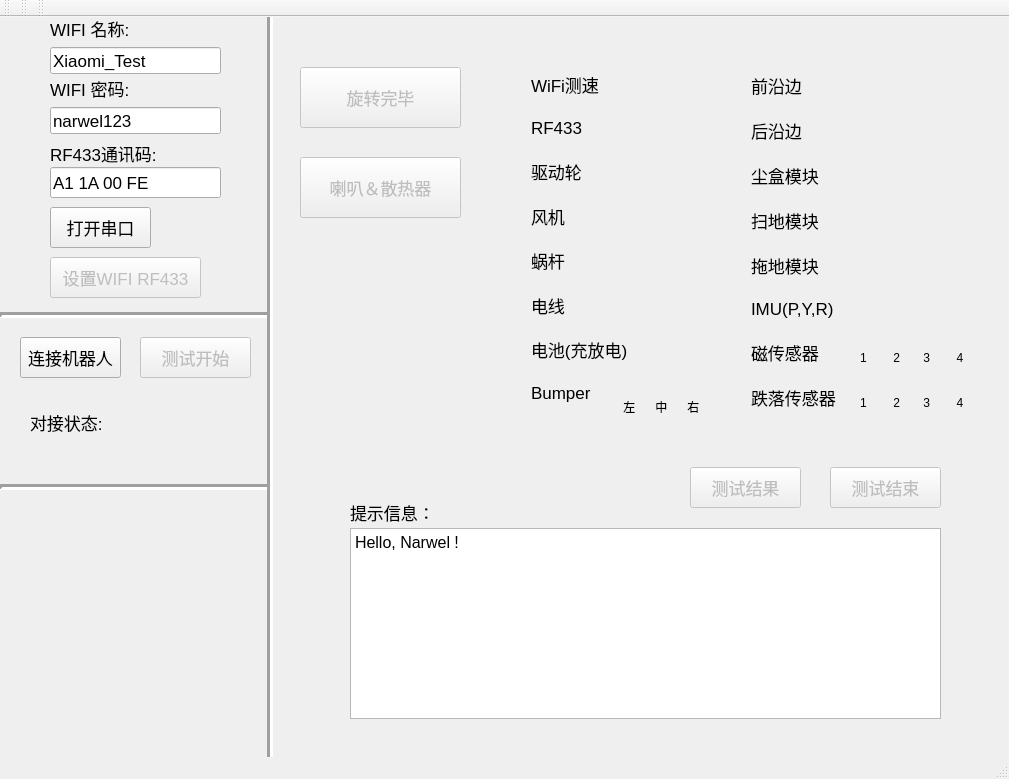
<?xml version="1.0" encoding="UTF-8"?>
<ui version="4.0">
 <class>MainWindow</class>
 <widget class="QMainWindow" name="MainWindow">
  <property name="enabled">
   <bool>true</bool>
  </property>
  <property name="geometry">
   <rect>
    <x>0</x>
    <y>0</y>
    <width>1009</width>
    <height>779</height>
   </rect>
  </property>
  <property name="mouseTracking">
   <bool>false</bool>
  </property>
  <property name="windowTitle">
   <string>MainWindow</string>
  </property>
  <widget class="QWidget" name="centralWidget">
   <property name="enabled">
    <bool>true</bool>
   </property>
   <widget class="QPushButton" name="pushButton_wifi_config">
    <property name="enabled">
     <bool>false</bool>
    </property>
    <property name="geometry">
     <rect>
      <x>50</x>
      <y>240</y>
      <width>151</width>
      <height>41</height>
     </rect>
    </property>
    <property name="font">
     <font>
      <pointsize>13</pointsize>
     </font>
    </property>
    <property name="text">
     <string>设置WIFI RF433</string>
    </property>
   </widget>
   <widget class="QLabel" name="label_connect_status">
    <property name="geometry">
     <rect>
      <x>30</x>
      <y>390</y>
      <width>71</width>
      <height>31</height>
     </rect>
    </property>
    <property name="font">
     <font>
      <pointsize>13</pointsize>
     </font>
    </property>
    <property name="text">
     <string>对接状态:</string>
    </property>
   </widget>
   <widget class="QPushButton" name="pushButton_connect_robot">
    <property name="geometry">
     <rect>
      <x>20</x>
      <y>320</y>
      <width>101</width>
      <height>41</height>
     </rect>
    </property>
    <property name="font">
     <font>
      <pointsize>13</pointsize>
     </font>
    </property>
    <property name="text">
     <string>连接机器人</string>
    </property>
   </widget>
   <widget class="Line" name="line">
    <property name="geometry">
     <rect>
      <x>0</x>
      <y>290</y>
      <width>271</width>
      <height>16</height>
     </rect>
    </property>
    <property name="lineWidth">
     <number>3</number>
    </property>
    <property name="orientation">
     <enum>Qt::Horizontal</enum>
    </property>
   </widget>
   <widget class="Line" name="line_2">
    <property name="geometry">
     <rect>
      <x>0</x>
      <y>460</y>
      <width>271</width>
      <height>20</height>
     </rect>
    </property>
    <property name="lineWidth">
     <number>3</number>
    </property>
    <property name="orientation">
     <enum>Qt::Horizontal</enum>
    </property>
   </widget>
   <widget class="QPushButton" name="pushButton_Open_Port">
    <property name="geometry">
     <rect>
      <x>50</x>
      <y>190</y>
      <width>101</width>
      <height>41</height>
     </rect>
    </property>
    <property name="font">
     <font>
      <pointsize>13</pointsize>
     </font>
    </property>
    <property name="text">
     <string>打开串口</string>
    </property>
    <property name="checkable">
     <bool>true</bool>
    </property>
   </widget>
   <widget class="QPushButton" name="pushButton_result">
    <property name="enabled">
     <bool>false</bool>
    </property>
    <property name="geometry">
     <rect>
      <x>690</x>
      <y>450</y>
      <width>111</width>
      <height>41</height>
     </rect>
    </property>
    <property name="font">
     <font>
      <pointsize>13</pointsize>
     </font>
    </property>
    <property name="text">
     <string>测试结果</string>
    </property>
   </widget>
   <widget class="QLabel" name="label_ap">
    <property name="geometry">
     <rect>
      <x>50</x>
      <y>0</y>
      <width>81</width>
      <height>23</height>
     </rect>
    </property>
    <property name="font">
     <font>
      <pointsize>13</pointsize>
     </font>
    </property>
    <property name="text">
     <string>WIFI 名称:</string>
    </property>
   </widget>
   <widget class="QLineEdit" name="lineEdit_AP">
    <property name="geometry">
     <rect>
      <x>50</x>
      <y>30</y>
      <width>171</width>
      <height>27</height>
     </rect>
    </property>
    <property name="font">
     <font>
      <pointsize>13</pointsize>
     </font>
    </property>
    <property name="text">
     <string>Xiaomi_Test</string>
    </property>
   </widget>
   <widget class="QLabel" name="label_pwd">
    <property name="geometry">
     <rect>
      <x>50</x>
      <y>60</y>
      <width>91</width>
      <height>23</height>
     </rect>
    </property>
    <property name="font">
     <font>
      <pointsize>13</pointsize>
     </font>
    </property>
    <property name="text">
     <string>WIFI 密码:</string>
    </property>
   </widget>
   <widget class="QLineEdit" name="lineEdit_PWD">
    <property name="geometry">
     <rect>
      <x>50</x>
      <y>90</y>
      <width>171</width>
      <height>27</height>
     </rect>
    </property>
    <property name="font">
     <font>
      <pointsize>13</pointsize>
     </font>
    </property>
    <property name="text">
     <string>narwel123</string>
    </property>
   </widget>
   <widget class="QLineEdit" name="lineEdit_rf433">
    <property name="geometry">
     <rect>
      <x>50</x>
      <y>150</y>
      <width>171</width>
      <height>31</height>
     </rect>
    </property>
    <property name="font">
     <font>
      <pointsize>13</pointsize>
     </font>
    </property>
    <property name="layoutDirection">
     <enum>Qt::LeftToRight</enum>
    </property>
    <property name="inputMask">
     <string>HH HH HH HH</string>
    </property>
    <property name="text">
     <string>A1 1A 00 FE</string>
    </property>
    <property name="cursorPosition">
     <number>11</number>
    </property>
   </widget>
   <widget class="QLabel" name="label_num">
    <property name="geometry">
     <rect>
      <x>50</x>
      <y>126</y>
      <width>111</width>
      <height>21</height>
     </rect>
    </property>
    <property name="font">
     <font>
      <pointsize>13</pointsize>
     </font>
    </property>
    <property name="text">
     <string>RF433通讯码:</string>
    </property>
   </widget>
   <widget class="QPushButton" name="pushButton_end">
    <property name="enabled">
     <bool>false</bool>
    </property>
    <property name="geometry">
     <rect>
      <x>830</x>
      <y>450</y>
      <width>111</width>
      <height>41</height>
     </rect>
    </property>
    <property name="font">
     <font>
      <pointsize>13</pointsize>
     </font>
    </property>
    <property name="text">
     <string>测试结束</string>
    </property>
   </widget>
   <widget class="QPushButton" name="pushButton_test_start">
    <property name="enabled">
     <bool>false</bool>
    </property>
    <property name="geometry">
     <rect>
      <x>140</x>
      <y>320</y>
      <width>111</width>
      <height>41</height>
     </rect>
    </property>
    <property name="font">
     <font>
      <pointsize>13</pointsize>
     </font>
    </property>
    <property name="text">
     <string>测试开始</string>
    </property>
   </widget>
   <widget class="QPushButton" name="pushButton_speaker">
    <property name="enabled">
     <bool>false</bool>
    </property>
    <property name="geometry">
     <rect>
      <x>300</x>
      <y>140</y>
      <width>161</width>
      <height>61</height>
     </rect>
    </property>
    <property name="font">
     <font>
      <pointsize>13</pointsize>
     </font>
    </property>
    <property name="text">
     <string>喇叭＆散热器</string>
    </property>
   </widget>
   <widget class="QTextBrowser" name="textBrowser_contant">
    <property name="geometry">
     <rect>
      <x>350</x>
      <y>511</y>
      <width>591</width>
      <height>191</height>
     </rect>
    </property>
    <property name="font">
     <font>
      <pointsize>13</pointsize>
     </font>
    </property>
    <property name="html">
     <string>&lt;!DOCTYPE HTML PUBLIC &quot;-//W3C//DTD HTML 4.0//EN&quot; &quot;http://www.w3.org/TR/REC-html40/strict.dtd&quot;&gt;
&lt;html&gt;&lt;head&gt;&lt;meta name=&quot;qrichtext&quot; content=&quot;1&quot; /&gt;&lt;style type=&quot;text/css&quot;&gt;
p, li { white-space: pre-wrap; }
&lt;/style&gt;&lt;/head&gt;&lt;body style=&quot; font-family:'Ubuntu'; font-size:13pt; font-weight:400; font-style:normal;&quot;&gt;
&lt;p style=&quot; margin-top:0px; margin-bottom:0px; margin-left:0px; margin-right:0px; -qt-block-indent:0; text-indent:0px;&quot;&gt;&lt;span style=&quot; font-size:12pt;&quot;&gt;Hello, Narwel !&lt;/span&gt;&lt;/p&gt;&lt;/body&gt;&lt;/html&gt;</string>
    </property>
   </widget>
   <widget class="QWidget" name="layoutWidget">
    <property name="geometry">
     <rect>
      <x>740</x>
      <y>46</y>
      <width>111</width>
      <height>357</height>
     </rect>
    </property>
    <layout class="QVBoxLayout" name="verticalLayout">
     <property name="spacing">
      <number>22</number>
     </property>
     <item>
      <widget class="QLabel" name="label_tof_front">
       <property name="font">
        <font>
         <pointsize>13</pointsize>
         <weight>50</weight>
         <italic>false</italic>
         <bold>false</bold>
        </font>
       </property>
       <property name="text">
        <string>前沿边</string>
       </property>
      </widget>
     </item>
     <item>
      <widget class="QLabel" name="label_tof_behind">
       <property name="font">
        <font>
         <pointsize>13</pointsize>
         <weight>50</weight>
         <italic>false</italic>
         <bold>false</bold>
        </font>
       </property>
       <property name="text">
        <string>后沿边</string>
       </property>
      </widget>
     </item>
     <item>
      <widget class="QLabel" name="label_box">
       <property name="font">
        <font>
         <pointsize>13</pointsize>
         <weight>50</weight>
         <italic>false</italic>
         <bold>false</bold>
        </font>
       </property>
       <property name="text">
        <string>尘盒模块</string>
       </property>
      </widget>
     </item>
     <item>
      <widget class="QLabel" name="label_sweep">
       <property name="font">
        <font>
         <pointsize>13</pointsize>
         <weight>50</weight>
         <italic>false</italic>
         <bold>false</bold>
        </font>
       </property>
       <property name="text">
        <string>扫地模块</string>
       </property>
      </widget>
     </item>
     <item>
      <widget class="QLabel" name="label_mop">
       <property name="font">
        <font>
         <pointsize>13</pointsize>
         <weight>50</weight>
         <italic>false</italic>
         <bold>false</bold>
        </font>
       </property>
       <property name="text">
        <string>拖地模块</string>
       </property>
      </widget>
     </item>
     <item>
      <widget class="QLabel" name="label_imu">
       <property name="font">
        <font>
         <pointsize>13</pointsize>
         <weight>50</weight>
         <italic>false</italic>
         <bold>false</bold>
        </font>
       </property>
       <property name="text">
        <string>IMU(P,Y,R)</string>
       </property>
      </widget>
     </item>
     <item>
      <widget class="QLabel" name="label_magnetic">
       <property name="font">
        <font>
         <pointsize>13</pointsize>
         <weight>50</weight>
         <italic>false</italic>
         <bold>false</bold>
        </font>
       </property>
       <property name="text">
        <string>磁传感器</string>
       </property>
      </widget>
     </item>
     <item>
      <widget class="QLabel" name="label_cliff">
       <property name="font">
        <font>
         <pointsize>13</pointsize>
         <weight>50</weight>
         <italic>false</italic>
         <bold>false</bold>
        </font>
       </property>
       <property name="text">
        <string>跌落传感器</string>
       </property>
      </widget>
     </item>
    </layout>
   </widget>
   <widget class="QWidget" name="layoutWidget">
    <property name="geometry">
     <rect>
      <x>520</x>
      <y>45</y>
      <width>121</width>
      <height>351</height>
     </rect>
    </property>
    <layout class="QVBoxLayout" name="verticalLayout_2">
     <property name="spacing">
      <number>22</number>
     </property>
     <item>
      <widget class="QLabel" name="label_wifi">
       <property name="font">
        <font>
         <pointsize>13</pointsize>
         <weight>50</weight>
         <italic>false</italic>
         <bold>false</bold>
        </font>
       </property>
       <property name="text">
        <string>WiFi测速</string>
       </property>
      </widget>
     </item>
     <item>
      <widget class="QLabel" name="label_rf433">
       <property name="font">
        <font>
         <pointsize>13</pointsize>
         <weight>50</weight>
         <italic>false</italic>
         <bold>false</bold>
        </font>
       </property>
       <property name="text">
        <string>RF433</string>
       </property>
      </widget>
     </item>
     <item>
      <widget class="QLabel" name="label_wheel">
       <property name="font">
        <font>
         <pointsize>13</pointsize>
         <weight>50</weight>
         <italic>false</italic>
         <bold>false</bold>
        </font>
       </property>
       <property name="text">
        <string>驱动轮</string>
       </property>
      </widget>
     </item>
     <item>
      <widget class="QLabel" name="label_fan">
       <property name="font">
        <font>
         <pointsize>13</pointsize>
         <weight>50</weight>
         <italic>false</italic>
         <bold>false</bold>
        </font>
       </property>
       <property name="text">
        <string>风机</string>
       </property>
      </widget>
     </item>
     <item>
      <widget class="QLabel" name="label_worm">
       <property name="font">
        <font>
         <pointsize>13</pointsize>
         <weight>50</weight>
         <italic>false</italic>
         <bold>false</bold>
        </font>
       </property>
       <property name="text">
        <string>蜗杆</string>
       </property>
      </widget>
     </item>
     <item>
      <widget class="QLabel" name="label_wire">
       <property name="font">
        <font>
         <pointsize>13</pointsize>
         <weight>50</weight>
         <italic>false</italic>
         <bold>false</bold>
        </font>
       </property>
       <property name="text">
        <string>电线</string>
       </property>
      </widget>
     </item>
     <item>
      <widget class="QLabel" name="label_batt">
       <property name="font">
        <font>
         <pointsize>13</pointsize>
         <weight>50</weight>
         <italic>false</italic>
         <bold>false</bold>
        </font>
       </property>
       <property name="text">
        <string>电池(充放电)</string>
       </property>
      </widget>
     </item>
     <item>
      <widget class="QLabel" name="label_bumper">
       <property name="font">
        <font>
         <pointsize>13</pointsize>
        </font>
       </property>
       <property name="text">
        <string>Bumper</string>
       </property>
      </widget>
     </item>
    </layout>
   </widget>
   <widget class="QLabel" name="label_contant">
    <property name="geometry">
     <rect>
      <x>350</x>
      <y>480</y>
      <width>111</width>
      <height>31</height>
     </rect>
    </property>
    <property name="font">
     <font>
      <pointsize>13</pointsize>
     </font>
    </property>
    <property name="text">
     <string>提示信息：</string>
    </property>
   </widget>
   <widget class="Line" name="line_3">
    <property name="geometry">
     <rect>
      <x>260</x>
      <y>-40</y>
      <width>20</width>
      <height>941</height>
     </rect>
    </property>
    <property name="font">
     <font>
      <weight>50</weight>
      <bold>false</bold>
     </font>
    </property>
    <property name="lineWidth">
     <number>3</number>
    </property>
    <property name="orientation">
     <enum>Qt::Vertical</enum>
    </property>
   </widget>
   <widget class="QPushButton" name="pushButton_finish_spin">
    <property name="enabled">
     <bool>false</bool>
    </property>
    <property name="geometry">
     <rect>
      <x>300</x>
      <y>50</y>
      <width>161</width>
      <height>61</height>
     </rect>
    </property>
    <property name="font">
     <font>
      <pointsize>13</pointsize>
     </font>
    </property>
    <property name="text">
     <string>旋转完毕</string>
    </property>
   </widget>
   <widget class="QLabel" name="label">
    <property name="geometry">
     <rect>
      <x>620</x>
      <y>379</y>
      <width>101</width>
      <height>21</height>
     </rect>
    </property>
    <property name="text">
     <string> 左      中      右</string>
    </property>
   </widget>
   <widget class="QLabel" name="label_3">
    <property name="geometry">
     <rect>
      <x>860</x>
      <y>330</y>
      <width>131</width>
      <height>21</height>
     </rect>
    </property>
    <property name="text">
     <string>1        2       3        4</string>
    </property>
   </widget>
   <widget class="QLabel" name="label_4">
    <property name="geometry">
     <rect>
      <x>860</x>
      <y>370</y>
      <width>131</width>
      <height>31</height>
     </rect>
    </property>
    <property name="text">
     <string>1        2       3        4</string>
    </property>
   </widget>
   <zorder>layoutWidget</zorder>
   <zorder>layoutWidget</zorder>
   <zorder>label_ap</zorder>
   <zorder>lineEdit_AP</zorder>
   <zorder>label_pwd</zorder>
   <zorder>lineEdit_PWD</zorder>
   <zorder>pushButton_wifi_config</zorder>
   <zorder>label_connect_status</zorder>
   <zorder>pushButton_connect_robot</zorder>
   <zorder>line</zorder>
   <zorder>line_2</zorder>
   <zorder>pushButton_Open_Port</zorder>
   <zorder>pushButton_result</zorder>
   <zorder>lineEdit_rf433</zorder>
   <zorder>label_num</zorder>
   <zorder>pushButton_end</zorder>
   <zorder>pushButton_test_start</zorder>
   <zorder>pushButton_speaker</zorder>
   <zorder>textBrowser_contant</zorder>
   <zorder>label_contant</zorder>
   <zorder>line_3</zorder>
   <zorder>pushButton_finish_spin</zorder>
   <zorder>label</zorder>
   <zorder>label_3</zorder>
   <zorder>label_4</zorder>
  </widget>
  <widget class="QMenuBar" name="menuBar">
   <property name="geometry">
    <rect>
     <x>0</x>
     <y>0</y>
     <width>1009</width>
     <height>31</height>
    </rect>
   </property>
  </widget>
  <widget class="QToolBar" name="mainToolBar">
   <attribute name="toolBarArea">
    <enum>TopToolBarArea</enum>
   </attribute>
   <attribute name="toolBarBreak">
    <bool>false</bool>
   </attribute>
  </widget>
  <widget class="QStatusBar" name="statusBar"/>
  <widget class="QToolBar" name="toolBar">
   <property name="windowTitle">
    <string>toolBar</string>
   </property>
   <attribute name="toolBarArea">
    <enum>TopToolBarArea</enum>
   </attribute>
   <attribute name="toolBarBreak">
    <bool>false</bool>
   </attribute>
  </widget>
  <widget class="QToolBar" name="toolBar_2">
   <property name="windowTitle">
    <string>toolBar_2</string>
   </property>
   <attribute name="toolBarArea">
    <enum>TopToolBarArea</enum>
   </attribute>
   <attribute name="toolBarBreak">
    <bool>false</bool>
   </attribute>
  </widget>
 </widget>
 <layoutdefault spacing="6" margin="11"/>
 <tabstops>
  <tabstop>lineEdit_AP</tabstop>
  <tabstop>pushButton_wifi_config</tabstop>
  <tabstop>lineEdit_PWD</tabstop>
 </tabstops>
 <resources/>
 <connections/>
</ui>
